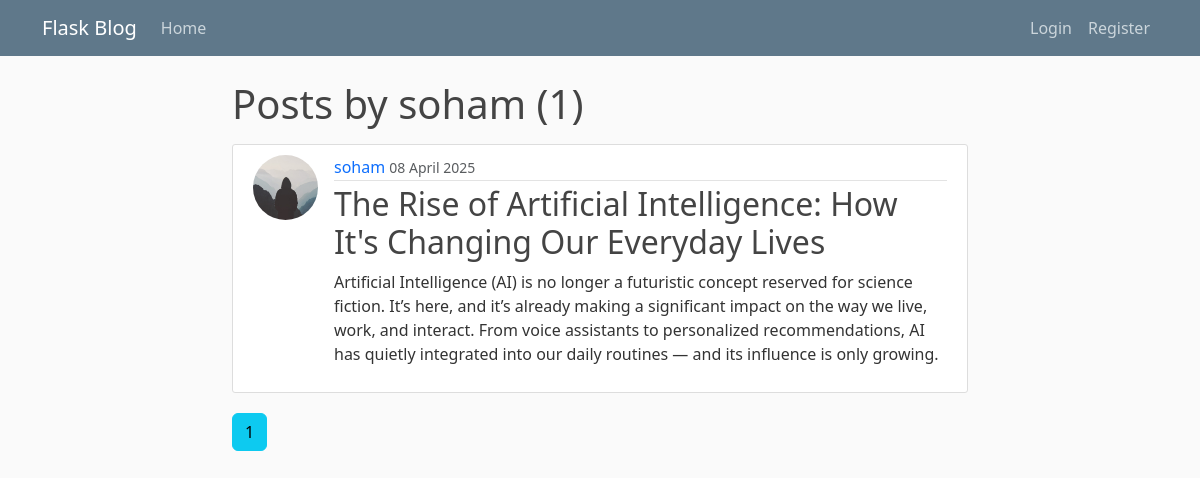
Page /user/soham on the committed database.
### flaskblog/models.py (models this page shows, shortened)
class User(db.Model, UserMixin):
    id = db.Column(db.Integer, primary_key=True)
    username = db.Column(db.String(20), unique=True, nullable=False)
    email = db.Column(db.String(120), unique=True, nullable=False)
    image_file = db.Column(db.String(20), nullable=False, default="default.jpg")
    password = db.Column(db.String(60), nullable=False)
    posts = db.relationship("Post", backref="author", lazy=True)

class Post(db.Model):
    id = db.Column(db.Integer, primary_key=True)
    title = db.Column(db.String(100), nullable=False)
    date = db.Column(db.DateTime, nullable=False, default=datetime.utcnow)
    content = db.Column(db.Text, nullable=False)
    user_id = db.Column(db.Integer, db.ForeignKey('user.id'), nullable=False)
    likes = db.relationship('Like', backref='post', lazy=True)

### flaskblog/users/routes.py (the view)
@users.route("/user/<string:username>")
def user_posts(username):
    page = request.args.get('page', 1, type=int)
    user = User.query.filter_by(username=username).first_or_404()
    posts = Post.query.filter_by(author=user)\
            .order_by(Post.date.desc())\
            .paginate(page=page, per_page=5)
    return render_template('user_posts.html', title='Post By ' + user.username, posts=posts, user=user)

### flaskblog/templates/user_posts.html
{% extends "layout.html" %}
{% block content %}
    <h1 class="mb-3">Posts by {{user.username}} ({{ posts.total }})</h1>
    {% for post in posts.items %}
        <article class="media content-section">
            <div class="media d-flex">
                <img class="rounded-circle article-img" src="{{ url_for('static', filename='profile_pics/' + post.author.image_file) }}" alt="">
                <div class="media-body">
                <div class="article-metadata">
                    <a class="mr-2" href="{{url_for('users.user_posts', username=post.author.username)}}">{{ post.author.username }}</a>
                    <small class="text-muted">{{ post.date.strftime("%d %B %Y") }}</small>
                </div>
                <h2><a class="article-title" href="{{ url_for('posts.post', post_id=post.id) }}">{{ post.title }}</a></h2>
                <p class="article-content">{{ post.content }}</p>
                </div>
            </div>
        </article>
    {% endfor %}
    {% for page_num in posts.iter_pages(left_edge=1, right_edge=1, left_current=1, right_current=2) %}
        {% if page_num %}
            {% if posts.page == page_num %}
                <a class="btn btn-info mb-4" href="{{ url_for('users.user_posts', username=user.username, page=page_num) }}"> {{ page_num }} </a>
            {% else %}
                <a class="btn btn-outline-info mb-4" href="{{ url_for('users.user_posts', username=user.username, page=page_num) }}"> {{ page_num }} </a>
            {% endif %}
        {% else %}
            ...
        {% endif %}
    {% endfor %}
{% endblock content %}

### flaskblog/static/main.css (style rules this page uses)
body { background: #fafafa; color: #333333; margin-top: 5rem; }
h1, h2, h3, h4, h5, h6 { color: #444444; }
a { text-decoration: none; }
.content-section { background: #ffffff; padding: 10px 20px; border: 1px solid #dddddd; border-radius: 3px; margin-bottom: 20px; }
.article-title { color: #444444; }
.article-content { white-space: pre-line; }
.article-img { height: 65px; width: 65px; margin-right: 16px; }
.article-metadata { padding-bottom: 1px; margin-bottom: 4px; border-bottom: 1px solid #e3e3e3 }

### rows in the picture
User: username "soham"
Post: image_file (placeholder picture), author.username "soham", date "08 April 2025", title "The Rise of Artificial Intelligence: How It's Changing Our Everyday Lives", content "Artificial Intelligence (AI) is no longer a futuristic concept reserved for science fiction. It’s here, and it’s already making a significant impact on the way we live, work, and interact. From voice assistants to personalized recommendations, AI has quietly integrated into our daily routines — and its influence is only growing."

### other values in the picture
{{ posts.total }} "1"
{{ page_num }} "1"
